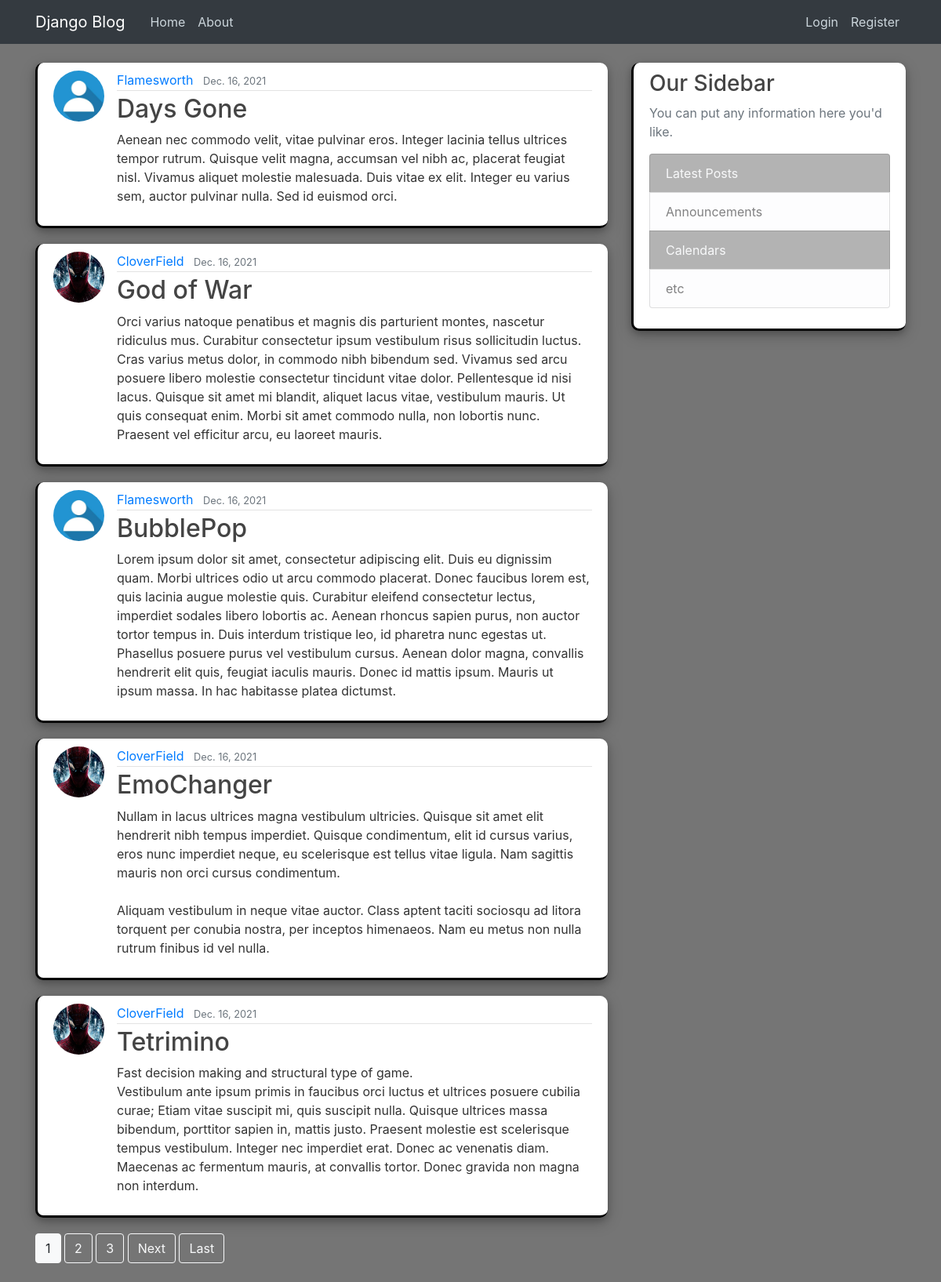
The page / on the database its author committed.
### blog/models.py (models this page shows, shortened)
class Post(models.Model):
    game = models.CharField(max_length=100)
    content = models.TextField()
    date_published = models.DateTimeField(default=timezone.now)
    developer = models.ForeignKey(User, on_delete=models.CASCADE)

### users/models.py (models this page shows, shortened)
class Profile(models.Model):
    user = OneToOneField(User, on_delete=models.CASCADE)
    image = models.ImageField(default='default.jpg', upload_to='profile_pics')

### blog/views.py (the view)
# urls.py: path('', PostListView.as_view(), name="blog-home"),
class PostListView(ListView):
    model = Post
    template_name = 'blog/home.html'
    context_object_name = 'posts'
    ordering = ['-date_published']
    paginate_by = 5

### blog/templates/blog/home.html (shortened to what this page needs)
{% extends "blog/base.html" %}
{% block section %}
    {% for post in posts %}
        <article class="media content-section block-border">
            <img class="rounded-circle article-img" src="{{ post.developer.profile.image.url }}" alt="Profile Picture">
            <div class="media-body">
              <div class="article-metadata">
                <a class="mr-2" href="{% url 'user-posts' post.developer.username %}">{{ post.developer }}</a>
                <small class="text-muted">{{ post.date_published|date:"N d, Y" }}</small>
              </div>
              <h2><a class="article-title" href="{% url 'post-detail' post.id %}">{{ post.game }}</a></h2>
              <p class="article-content">{{ post.content }}</p>
            </div>
          </article>
    {% endfor %}
    {% if is_paginated %}
          {% for num in page_obj.paginator.page_range %}
            {% if page_obj.number == num %}
              <a class="btn btn-light mb-4" href="?page={{ num }}">{{ num }}</a>
            {% elif num > page_obj.number|add:'-3' and num < page_obj.number|add:'3' %}
              <a class="btn btn-outline-light mb-4" href="?page={{ num }}">{{ num }}</a>
            {% endif %}
          {% endfor %}
          {% if page_obj.has_next %}
            <a class="btn btn-outline-light mb-4" href="?page={{ page_obj.next_page_number }}">Next</a>
            <a class="btn btn-outline-light mb-4" href="?page={{ page_obj.paginator.num_pages }}">Last</a>
          {% endif %}
    {% endif %}
{% endblock section %}

### blog/templates/blog/base.html (shortened to what this page needs)
{% load static %}
<!DOCTYPE html>
<html lang="en">
<head>
    <link rel="stylesheet" href="https://maxcdn.bootstrapcdn.com/bootstrap/4.0.0/css/bootstrap.min.css">
    <link rel="stylesheet" type="text/css" href="{% static 'blog/main.css' %}">
</head>
<body>
    <header class="site-header">
        <nav class="navbar navbar-expand-md navbar-dark bg-dark fixed-top">
          <div class="container">
            <a class="navbar-brand mr-4" href="/">Django Blog</a>
            <div class="collapse navbar-collapse" id="navbarToggle">
              <div class="navbar-nav mr-auto">
                <a class="nav-item nav-link" href="{% url 'blog-home' %}">Home</a>
                <a class="nav-item nav-link" href="{% url 'blog-about' %}">About</a>
              </div>
              <div class="navbar-nav">
                {% if user.is_authenticated %}
                  <a class="nav-item nav-link" href="{% url 'post-create' %}">Create Post</a>
                  <a class="nav-item nav-link" href="{% url 'profile' %}">Profile</a>
                  <a class="nav-item nav-link" href="{% url 'logout' %}">Logout</a>
                {% else %}
                  <a class="nav-item nav-link" href="{% url 'login' %}">Login</a>
                  <a class="nav-item nav-link" href="{% url 'register' %}">Register</a>
                {% endif %}
              </div>
            </div>
          </div>
        </nav>
      </header>
      <main role="main" class="container">
        <div class="row">
          <div class="col-md-8">
            {% block section %}{% endblock %}
          </div>
          <div class="col-md-4">
            <div class="content-section block-border">
              <h3>Our Sidebar</h3>
              <p class='text-muted'>You can put any information here you'd like.
                <ul class="list-group">
                  <li class="list-group-item list-group-item-light text-light" style="background: rgb(179, 179, 179);">Latest Posts</li>
                  <li class="list-group-item list-group-item-light">Announcements</li>
                  <li class="list-group-item list-group-item-light text-light" style="background: rgb(179, 179, 179);">Calendars</li>
                  <li class="list-group-item list-group-item-light">etc</li>
                </ul>
              </p>
            </div>
          </div>
        </div>
      </main>
</body>
</html>

### blog/static/blog/main.css (style rules this page uses)
body { background: #757575; color: #333333; margin-top: 5rem; }
h1, h2, h3, h4, h5, h6 { color: #444444; }
ul { margin: 0; }
.site-header .navbar-nav .nav-link { color: #cbd5db; }
.content-section { background: #ffffff; padding: 10px 20px; border: 1px solid #dddddd; border-radius: 3px; margin-bottom: 20px; }
.article-title { color: #444444; }
.article-content { white-space: pre-line; }
.article-img { height: 65px; width: 65px; margin-right: 16px; }
.article-metadata { padding-bottom: 1px; margin-bottom: 4px; border-bottom: 1px solid #e3e3e3 }
.block-border { border-right: 20px; border-top: 20px; border-radius: 10px; border-color: black; border-width: 3px; box-shadow: 0 4px 8px 0 rgba(0, 0, 0, 0.2), 0 6px 20px 0 rgba(0, 0, 0, 0.19); }

### rows shown on the page
Post: developer.profile.image (placeholder picture), developer "Flamesworth", date_published "Dec. 16, 2021", game "Days Gone", content "Aenean nec commodo velit, vitae pulvinar eros. Integer lacinia tellus ultrices tempor rutrum. Quisque velit magna, accumsan vel nibh ac, placerat feugiat nisl. Vivamus aliquet molestie malesuada. Duis vitae ex elit. Integer eu varius sem, auctor pulvinar nulla. Sed id euismod orci."
Post: developer.profile.image (picture), developer "CloverField", date_published "Dec. 16, 2021", game "God of War", content "Orci varius natoque penatibus et magnis dis parturient montes, nascetur ridiculus mus. Curabitur consectetur ipsum vestibulum risus sollicitudin luctus. Cras varius metus dolor, in commodo nibh bibendum sed. Vivamus sed arcu posuere libero molestie consectetur tincidunt vitae dolor. Pellentesque id nisi lacus. Quisque sit amet mi blandit, aliquet lacus vitae, vestibulum mauris. Ut quis consequat enim. Morbi sit amet commodo nulla, non lobortis nunc. Praesent vel efficitur arcu, eu laoreet mauris."
Post: developer.profile.image (placeholder picture), developer "Flamesworth", date_published "Dec. 16, 2021", game "BubblePop", content "Lorem ipsum dolor sit amet, consectetur adipiscing elit. Duis eu dignissim quam. Morbi ultrices odio ut arcu commodo placerat. Donec faucibus lorem est, quis lacinia augue molestie quis. Curabitur eleifend consectetur lectus, imperdiet sodales libero lobortis ac. Aenean rhoncus sapien purus, non auctor tortor tempus in. Duis interdum tristique leo, id pharetra nunc egestas ut. Phasellus posuere purus vel vestibulum cursus. Aenean dolor magna, convallis hendrerit elit quis, feugiat iaculis mauris. Donec id mattis ipsum. Mauris ut ipsum massa. In hac habitasse platea dictumst."
Post: developer.profile.image (picture), developer "CloverField", date_published "Dec. 16, 2021", game "EmoChanger", content "Nullam in lacus ultrices magna vestibulum ultricies. Quisque sit amet elit hendrerit nibh tempus imperdiet. Quisque condimentum, elit id cursus varius, eros nunc imperdiet neque, eu scelerisque est tellus vitae ligula. Nam sagittis mauris non orci cursus condimentum. Aliquam vestibulum in neque vitae auctor. Class aptent taciti sociosqu ad litora torquent per conubia nostra, per inceptos himenaeos. Nam eu metus non nulla rutrum finibus id vel nulla."
Post: developer.profile.image (picture), developer "CloverField", date_published "Dec. 16, 2021", game "Tetrimino", content "Fast decision making and structural type of game. Vestibulum ante ipsum primis in faucibus orci luctus et ultrices posuere cubilia curae; Etiam vitae suscipit mi, quis suscipit nulla. Quisque ultrices massa bibendum, porttitor sapien in, mattis justo. Praesent molestie est scelerisque tempus vestibulum. Integer nec imperdiet erat. Donec ac venenatis diam. Maecenas ac fermentum mauris, at convallis tortor. Donec gravida non magna non interdum."

### other values the page prints
{{ num }} "1"
{{ num }} "2" "3"
